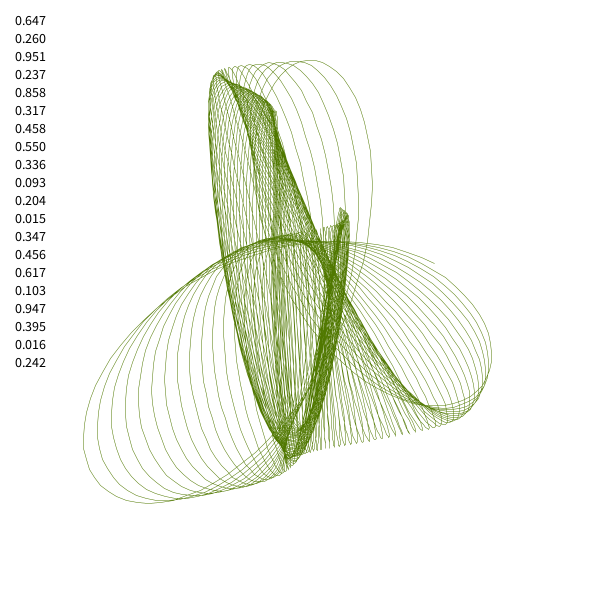
Frame 1 (no input)
Frame 60 (the mouse pressed at the canvas centre just before this capture): identical to frame 1, image omitted
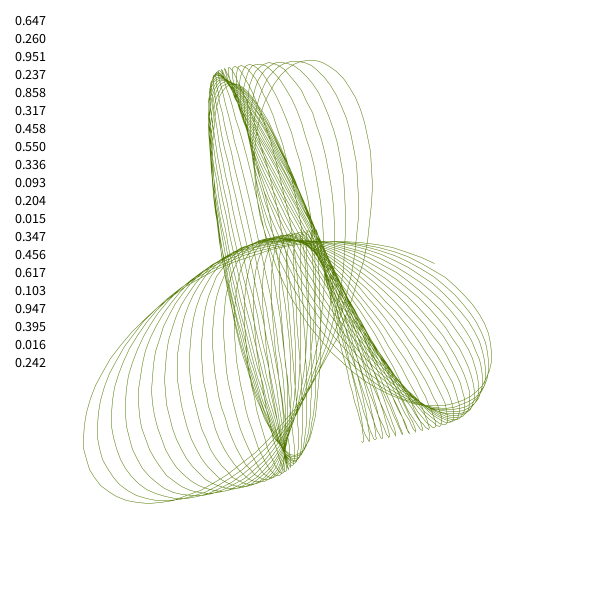
Frame 120 (the mouse held since frame 60 and released just before this capture)

The Processing sketch that drew these frames (run headless with seeded random() and noise(); from frame 60 on, the mouse is pressed at the canvas centre):

// Processing sketch: step_02_random_harmonographs
// ── step_02_random_harmonographs.pde
float[] params = new float[20];
float time_max = 300;
float time_step = 0.05;
ArrayList<PVector> points = new ArrayList<PVector>();

void settings() {
  size(600, 600);
  smooth(8);
}

void setup() {
  randomizeParameters();
}

void draw() {
  if (mouseX != pmouseX) {
    time_max = map(mouseX, 0, width, 0, 300);
    //time_step = map(mouseX, 0, width, 0.2, 0.01);
    calculatePoints();
  }
  
  background(255);
  
  noStroke();
  fill(0);
  textSize(14);
  textLeading(18);
  text(join(nf(params, 0, 3), "\n"), 15, 25);
  
  noFill();
  strokeWeight(0.5);
  stroke(80, 120, 0);
  translate(width / 2, height / 2);
  beginShape();
  for (int i = 0; i < points.size(); i++) {
    vertex(points.get(i).x, points.get(i).y);
  }
  endShape();
}

void mouseReleased() {
  randomizeParameters();
}

void randomizeParameters() {
  for (int i = 0; i < params.length; i++) {
    params[i] = random(0, 1);
  }
  calculatePoints();
}

void calculatePoints() {
  float a1 = width * (0.15 + 0.1 * params[0]);
  float a2 = width * (0.15 + 0.1 * params[1]);
  float a3 = height * (0.15 + 0.1 * params[2]);
  float a4 = height * (0.15 + 0.1 * params[3]);
  float v1 = -0.02 + 0.04 * params[4];
  float v2 = -0.02 + 0.04 * params[5];
  float v3 = -0.02 + 0.04 * params[6];
  float v4 = -0.02 + 0.04 * params[7];
  float f1 = v1 + 1 + int(5 * params[8]);
  float f2 = v2 + 1 + int(5 * params[9]);
  float f3 = v3 + 1 + int(5 * params[10]);
  float f4 = v4 + 1 + int(5 * params[11]);
  float p1 = TWO_PI * params[12];
  float p2 = TWO_PI * params[13];
  float p3 = TWO_PI * params[14];
  float p4 = TWO_PI * params[15];
  float d1 = 0.01 * params[16];
  float d2 = 0.01 * params[17];
  float d3 = 0.01 * params[18];
  float d4 = 0.01 * params[19];
  points.clear();
  for (float t = 0; t < time_max; t += time_step) {
    float point_x = a1 * sin(t * f1 + p1) * exp(-d1 * t) + a2 * sin(t * f2 + p2) * exp(-d2 * t);
    float point_y = a3 * sin(t * f3 + p3) * exp(-d3 * t) + a4 * sin(t * f4 + p4) * exp(-d4 * t);
    PVector point = new PVector(point_x, point_y);
    points.add(point);
  }
}
